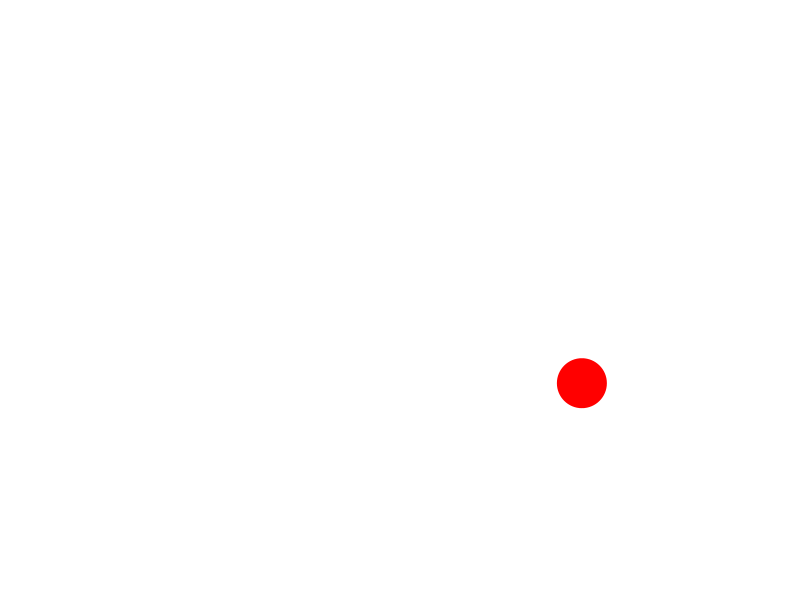
Frame 1 (no input)
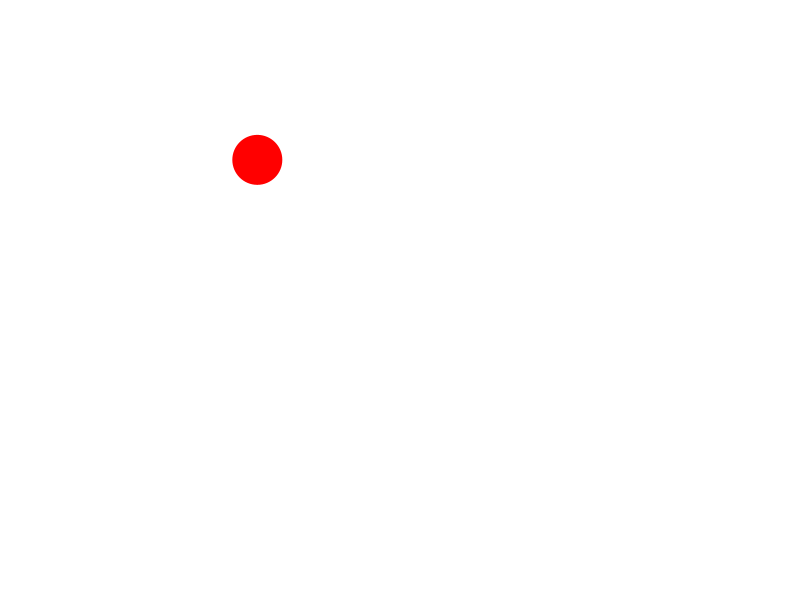
Frame 60 (the mouse pressed at the canvas centre just before this capture)
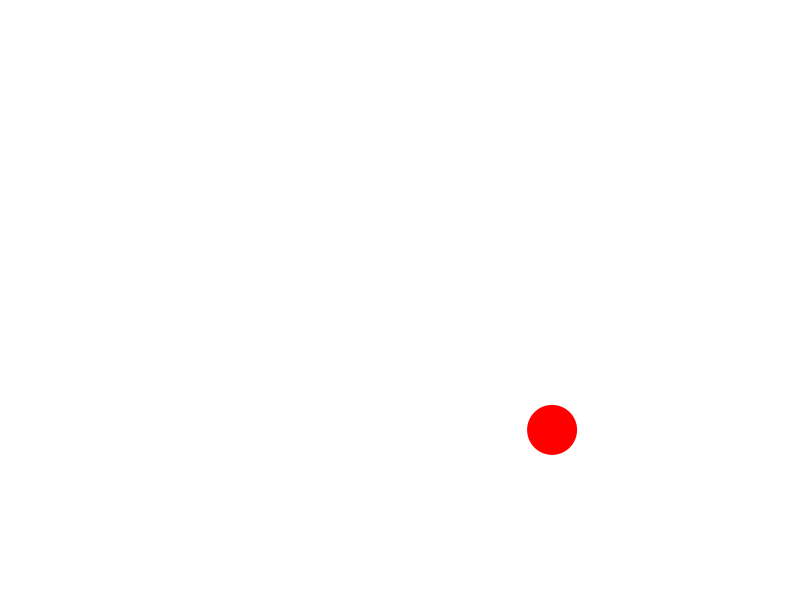
Frame 120 (the mouse held since frame 60 and released just before this capture)

The Processing sketch that drew these frames (run headless with seeded random() and noise(); from frame 60 on, the mouse is pressed at the canvas centre):

// Processing sketch: sketch_03
// ── sketch_03.pde
// Code + Math - Spring 2014
// Example 3 - Circle Movement

/*
The amplitude is used in order to scale our
sin and cos to a different range. For example,
multiplying by 200 will give us the range -200 to 200.
*/
int amplitude = 200;

void setup() {
  size(800, 600);
  noStroke();
}

void draw() {
  background(255);

  float time = millis() * 0.003;
  
  /*
  In order to move in a circle, we need to get both
  sin and cos. They work together to give us a circular motion.
  Generally, cos is used to determine x position and sin is for
  y position, but this can be changed for a similar result.
  Because sin and cos are changing every frame, the position of our
  circle will also change. 
  */
  float posX = cos( time ) * amplitude + width/2;
  float posY = sin( time ) * amplitude + height/2;

  fill(255, 0, 0);
  
  // Draw our circle at the posX and posY we calculated before.
  ellipse( posX, posY, 50, 50 );
}
